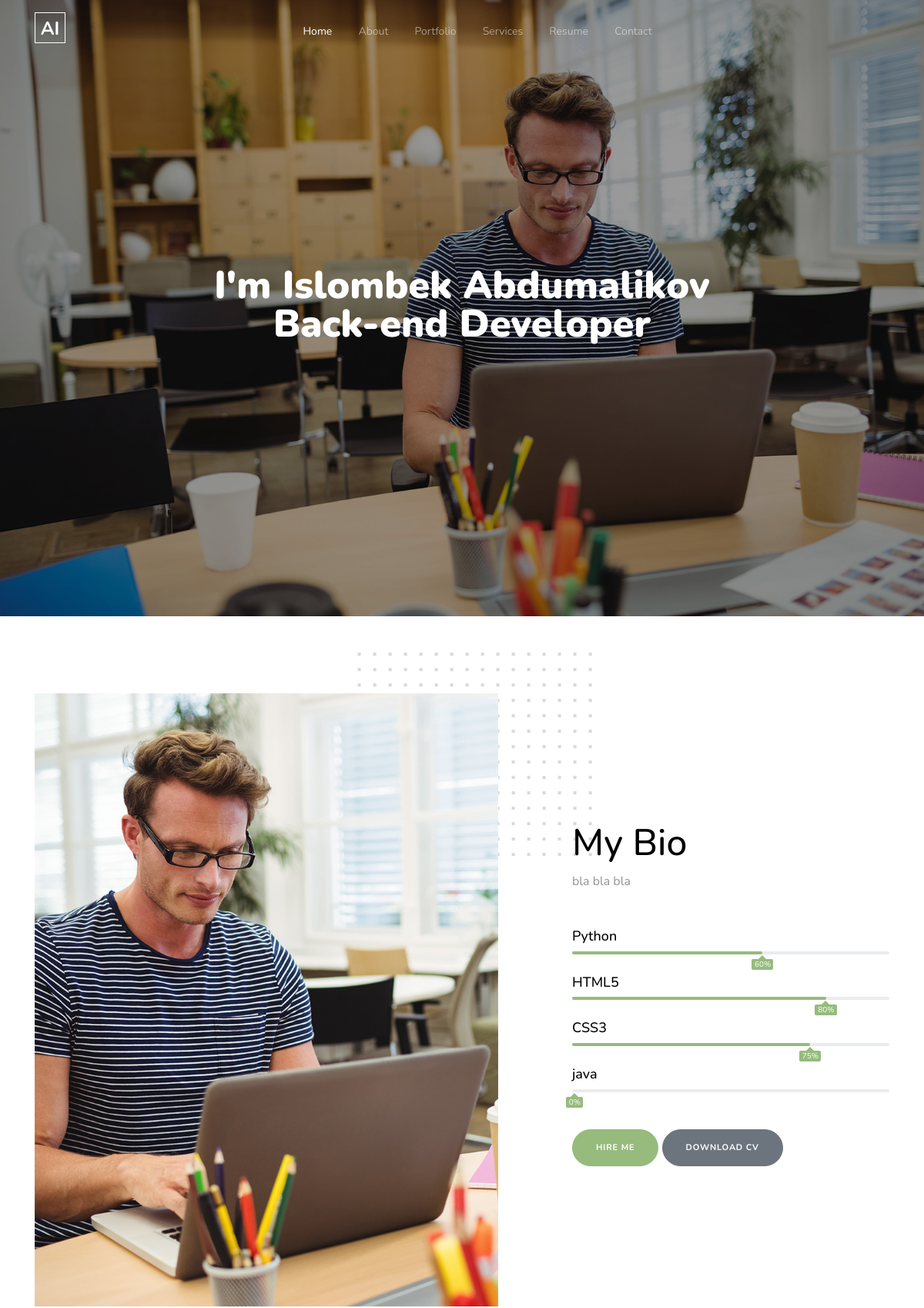
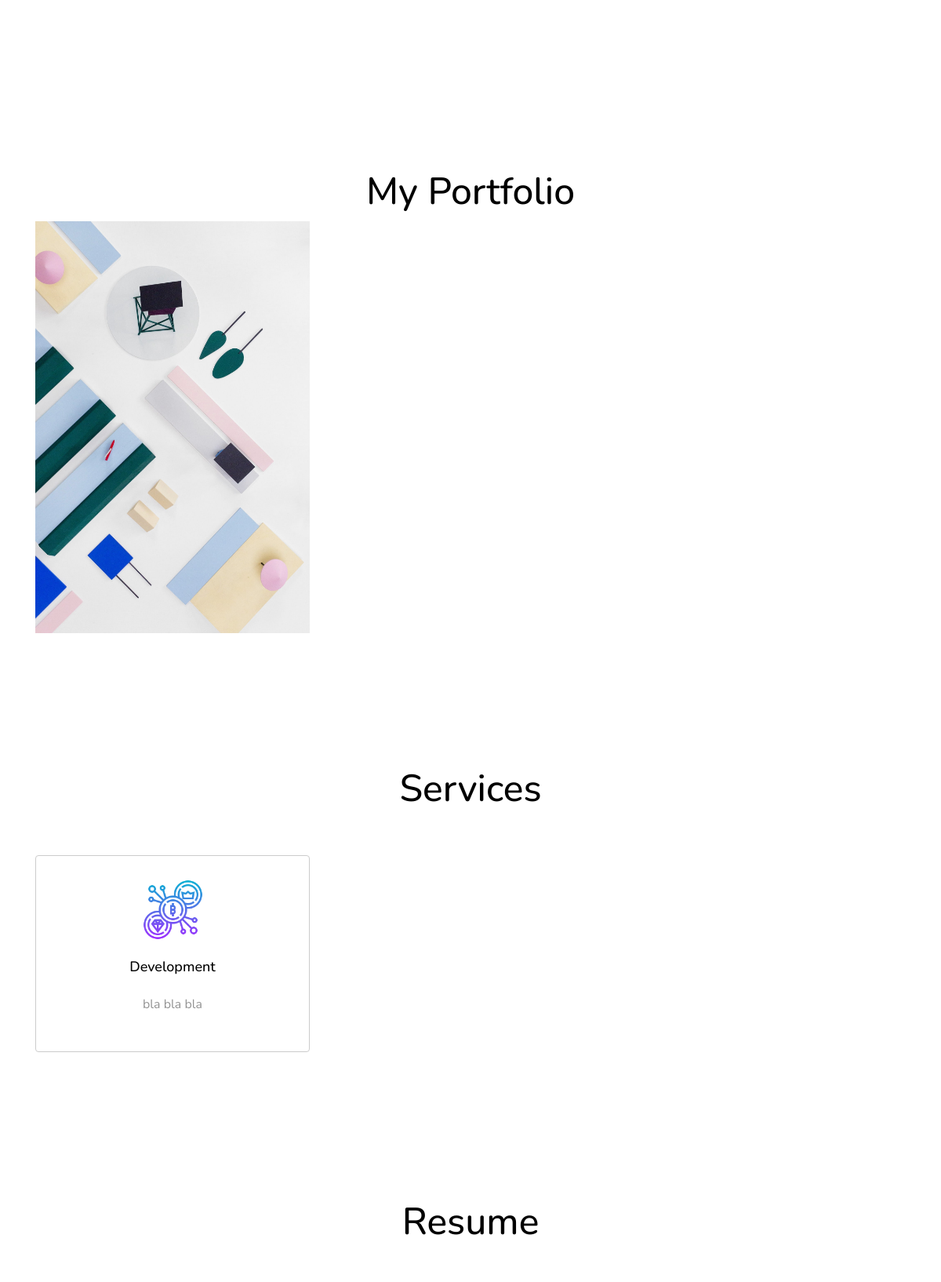
The page / (upper part) on the database its author committed (2 pictures, top to bottom).
### main/models.py (models this page shows, shortened)
class Info(models.Model):
    name = models.CharField(max_length=404)
    lname = models.CharField(max_length=404)
    job = models.CharField(max_length=404)
    bio = models.TextField()
    created = models.DateTimeField(auto_now_add=True)
    updated = models.DateTimeField(auto_now=True)

class Skills(models.Model):
    title = models.CharField(max_length=404)
    number = models.IntegerField()
    created = models.DateTimeField(auto_now_add=True)
    updated = models.DateTimeField(auto_now=True)

class Portfolio(models.Model):
    title = models.CharField(max_length=44)
    image = models.ImageField(upload_to='portfolio/')
    url = models.URLField()
    created = models.DateTimeField(auto_now_add=True)
    updated = models.DateTimeField(auto_now=True)

class Services(models.Model):
    icon = models.ImageField(upload_to='icons/')
    title = models.CharField(max_length=202)
    about = models.TextField(max_length=404)
    created = models.DateTimeField(auto_now_add=True)
    updated = models.DateTimeField(auto_now=True)

### main/views.py (the view)
# urls.py: path('', Index.as_view(), name='home'),
class Index(generic.TemplateView):
    template_name = 'index.html'
    model = Info.objects.all()[0]
    context_object_name = 'index'
    def get_context_data(self, **kwargs):
        context = super().get_context_data(**kwargs)
        context['info'] = Info.objects.all()[0]
        context['skills'] = Skills.objects.all()[:5]
        context['portfolio'] = Portfolio.objects.all()[:6]
        context['contact'] = ContactForm()
        context['happies'] = HappyClients.objects.all()
        context['contactinfo'] = ContactInfo.objects.all()[0]
        context['works'] = WorkExp.objects.all()[:3]
        context['education'] = Education.objects.all()[:3]
        context['services'] = Services.objects.all()[:3]
        return context

### templates/index.html (shortened to what this page needs)
{% load static %}
<!doctype html>
<html lang="en">
<head>
    <link rel="stylesheet" href="{% static "bootstrap.min.css" %}">
    <link rel="stylesheet" href="{% static "owl.carousel.min.css" %}">
    <link rel="stylesheet" href="{% static "owl.theme.default.min.css" %}">
    <link rel="stylesheet" href="{% static "jquery.fancybox.min.css" %}">
    <link rel="stylesheet" href="{% static "fonts/icomoon/style.css" %}">
    <link rel="stylesheet" href="{% static "fonts/flaticon/font/flaticon.css" %}">
    <link rel="stylesheet" href="{% static "style.css" %}">
</head>
<body data-spy="scroll" data-target=".site-navbar-target" data-offset="100">
<nav class="site-nav js-site-navbar mb-5 site-navbar-target">
    <div class="container">
        <div class="site-navigation text-center">
            <a href="{% url 'home' %}" class="d-block text-center float-left logo">AI</a>
            <ul class="js-clone-nav ml-0 pl-0 d-none d-lg-inline-block site-menu mx-auto text-center">
                <li class="active"><a href="#home-section" class="nav-link">Home</a></li>
                <li><a href="#about-section" class="nav-link">About</a></li>
                <li><a href="#portfolio-section" class="nav-link">Portfolio</a></li>
                <li><a href="#services-section" class="nav-link">Services</a></li>
                <li><a href="#resume-section" class="nav-link">Resume</a></li>
                <li><a href="#contact-section" class="nav-link">Contact</a></li>
            </ul>
        </div>
    </div>
</nav>
<div class="site-blocks-cover overlay" style="background-image: url('/static/images/hero_img.jpg');" data-aos="fade"
     data-stellar-background-ratio="0.5" id="home-section">
    <div class="container">
        <div class="row align-items-center justify-content-center text-center">
            <div class="col-lg-8">
                <h1 class="text-white" data-aos="fade-up" data-aos-delay="0">I'm {{ info.name }} {{ info.lname }}
                    <br> {{ info.job }}</h1>
            </div>
        </div>
    </div>
</div>
<section class="site-section" id="about-section">
    <div class="container">
        <div class="row mb-5 align-items-center">
            <div class="col-lg-7 pr-lg-5 mb-5 mb-lg-0" data-aos="fade-up" data-aos-delay="0">
                <div class="img-wrap">
                    <img src="{% static "images/image_1_long.jpg" %}" alt="Image placeholder" class="img-fluid">
                </div>
            </div>
            <div class="col-lg-5 pl-lg-5" data-aos="fade-up" data-aos-delay="100">
                <div class="section-heading">
                    <h2>My Bio</h2>
                </div>
                <p>{{ info.bio }}</p>
                <div class="my-5">
                    {% for i in skills %}
                        <div class="skill">
                            <h3>{{ i.title }}</h3>
                            <div class="progress">
                                <div class="progress-bar" role="progressbar" style="width: {{ i.number }}%"
                                     aria-valuenow="{{ i.number }}"
                                     aria-valuemin="0" aria-valuemax="100">
                                    <span>{{ i.number }}%</span>
                                </div>
                            </div>
                        </div>
                    {% endfor %}
                </div>
                <p>
                    <a href="#contact-section" class="btn btn-primary smoothscroll">Hire Me</a>
                    <a href="/static/Xolmatov%20%20Dilshod.pdf" class="btn btn-secondary">Download CV</a>
                </p>
            </div>
        </div>
    </div>
</section>
<section class="untree_co-section" id="portfolio-section">
    <div class="container">
        <div class="row">
            <div class="section-heading text-center col-md-12" data-aos="fade-up" data-aos-delay="0">
                <h2>My Portfolio</h2>
            </div>
        </div>
        <div class="row grid">
            {% for i in portfolio %}
                <div class="single-portfolio col-sm-4 all mockup">
                    <a href="{{ i.url }}" target="_blank">
                        <img src="{{ i.image.url }}" alt="Image" class="img-fluid">
                    </a>
                </div>
            {% endfor %}
        </div>
    </div>
</section>
<div class="untree_co-section" id="services-section">
    <div class="container">
        <div class="row">
            <div class="section-heading text-center col-md-12 mb-5" data-aos="fade-up" data-aos-delay="0">
                <h2>Services</h2>
            </div>
        </div>
        <div class="row">
            {% for i in services %}
                <div class="col-md-6 col-lg-4 text-center mb-5" data-aos="fade-up" data-aos-delay="100">
                <div class="site-service-item" data-animate-effect="fadeIn">
                <span class="icon"><img class="mb-4" width="77px" height="77px" src="{{ i.icon.url }}" alt="Image"></span>
                    <h3 class="mb-4">{{ i.title }}</h3>
                    <p>{{ i.about }}</p>
                </div>
            </div>
            {% endfor %}
        </div>
    </div>
</div>
<div class="untree_co-section" id="resume-section">
    <div class="container">
        <div class="row">
            <div class="section-heading text-center col-md-12 mb-5" data-aos="fade-up" data-aos-delay="0">
                <h2>Resume</h2>
            </div>
        </div>
</div>
</body>
</html>

### static/style.css (style rules this page uses)
body { font-family: "Nunito", sans-serif; line-height: 1.6; background: #ffffff; overflow-x: hidden; font-size: 16px; color: #939393; }
body:before { content: ""; position: fixed; top: 0; left: 0; z-index: 99; right: 0; bottom: 0; background: rgba(0, 0, 0, 0.2); opacity: 0; visibility: hidden; -webkit-transition: .3s all ease; -o-transition: .3s all ease; transition: .3s all ease; }
a { color: #96bb7c; -webkit-transition: .3s all ease; -o-transition: .3s all ease; transition: .3s all ease; }
h1, .h1, h2, .h2, h3, .h3, h4, .h4 { font-family: "Nunito", sans-serif; color: #000000; }
.btn { padding-top: 15px; padding-bottom: 15px; padding-left: 30px; padding-right: 30px; border-radius: 30px; font-size: 11px; text-transform: uppercase; font-weight: 700; letter-spacing: .05rem; }
.btn.btn-primary { background: #96bb7c; border-color: #96bb7c; }
.logo { font-size: 24px; color: #ffffff; font-weight: 700; position: absolute; width: 40px; height: 40px; margin-top: -4px; line-height: 40px; text-align: center; border: 1px solid #ffffff; }
.site-nav { position: absolute; width: 100%; z-index: 10; }
.site-nav a { position: relative; z-index: 9; cursor: pointer; }
.site-nav { padding-top: 20px; padding-bottom: 20px; }
.site-nav .site-navigation .site-menu { margin-bottom: 0; }
.site-nav .site-navigation .site-menu > li { display: inline-block; }
.site-nav .site-navigation .site-menu > li > a { font-size: 14px; padding: 10px 15px; display: inline-block; text-decoration: none !important; color: rgba(255, 255, 255, 0.5); position: relative; }
.site-nav .site-navigation .site-menu > li > a.active { color: #96bb7c; }
.site-nav .site-navigation .site-menu > li.active > a { color: #ffffff; }
.site-blocks-cover { background-size: cover; background-repeat: no-repeat; background-position: top; background-position: center center; }
.site-blocks-cover.overlay { position: relative; }
.site-blocks-cover.overlay:before { position: absolute; content: ""; left: 0; bottom: 0; right: 0; top: 0; background: rgba(0, 0, 0, 0.4); }
.site-blocks-cover, .site-blocks-cover .row { min-height: 600px; height: calc(100vh); }
.site-blocks-cover h1 { font-size: 30px; font-weight: 900; line-height: 1; }
@media (min-width: 768px) { .site-blocks-cover h1 { font-size: 50px; } }
.single-portfolio { border-radius: 5px; overflow: hidden; }
.single-portfolio > a { overflow: hidden; position: relative; display: block; }
.single-portfolio > a:before { position: absolute; content: ""; top: 0; bottom: 0; left: 0; right: 0; width: 100%; opacity: 0; visibility: hidden; height: 100%; z-index: 2; -webkit-transition: .3s all ease; -o-transition: .3s all ease; transition: .3s all ease; background: rgba(0, 0, 0, 0.5); }
.single-portfolio > a img { -webkit-transition: .3s all ease; -o-transition: .3s all ease; transition: .3s all ease; -webkit-transform: scale(1); -ms-transform: scale(1); transform: scale(1); }
.single-portfolio { margin-bottom: 30px; display: block; }
.section-heading h2 { font-size: 3rem; }
.skill h3 { font-size: 18px; }
.progress { overflow: visible; margin-bottom: 26px; height: 4px; }
.progress .progress-bar { background-color: #96bb7c; position: relative; border-radius: 4px; overflow: visible; }
.progress .progress-bar span { background-color: #96bb7c; position: absolute; bottom: -20px; font-size: 10px; line-height: 10px; padding: 2px 3px 2px 4px; right: -1.4em; border-radius: 2px; }
.progress .progress-bar span:after { bottom: 100%; left: 50%; border: solid transparent; content: " "; height: 0; width: 0; position: absolute; pointer-events: none; border-color: rgba(255, 255, 255, 0); border-bottom-color: #96bb7c; border-width: 5px; margin-left: -5px; }
.site-section { padding: 100px 0; }
.img-wrap { position: relative; }
.img-wrap:before { z-index: -1; right: 0; -webkit-transform: translate(40%, -20%); -ms-transform: translate(40%, -20%); transform: translate(40%, -20%); position: absolute; content: ""; width: 304px; height: 264px; background: url(../images/dots.png) right top; }
.site-service-item { padding: 30px; border-radius: 4px; border: 1px solid #ccc; }
.site-service-item .icon { font-size: 50px; color: #96bb7c; }
.site-service-item h3 { font-size: 18px; }
.untree_co-section { padding: 70px 0; }

### rows shown on the page
Info: name "Islombek", lname "Abdumalikov", job "Back-end Developer", bio "bla bla bla"
Skills: title "Python", number "60"
Skills: title "HTML5", number "80"
Skills: title "CSS3", number "75"
Skills: title "java", number "0"
Portfolio: image (picture)
Services: icon (picture), title "Development", about "bla bla bla"
